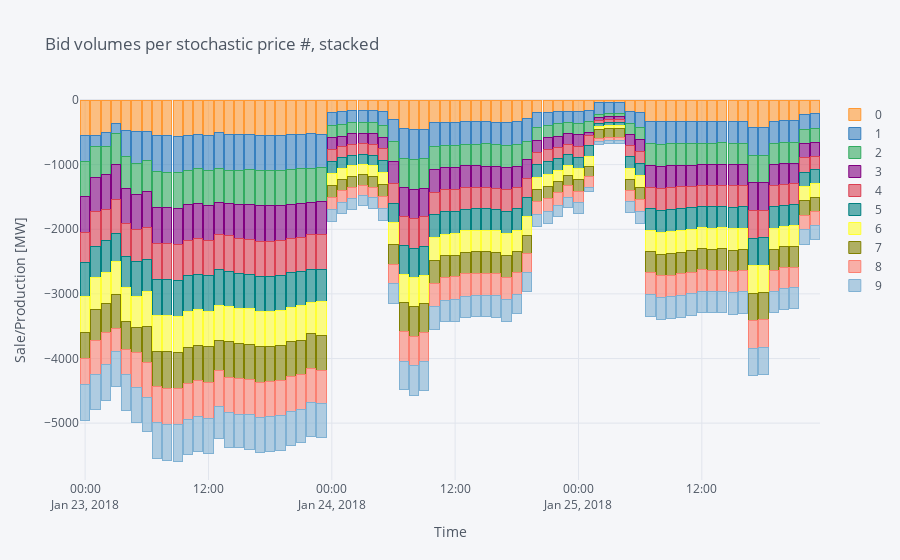

The cell this chart's notebook holds for it:
### Code cell
# Plot optimal production in different plot types
optimal_production.iplot(kind='bar',barmode='stack', bargap=.1,title="Bid volumes per stochastic price #, stacked", xaxis_title="Time", yaxis_title="Sale/Production [MW]")
